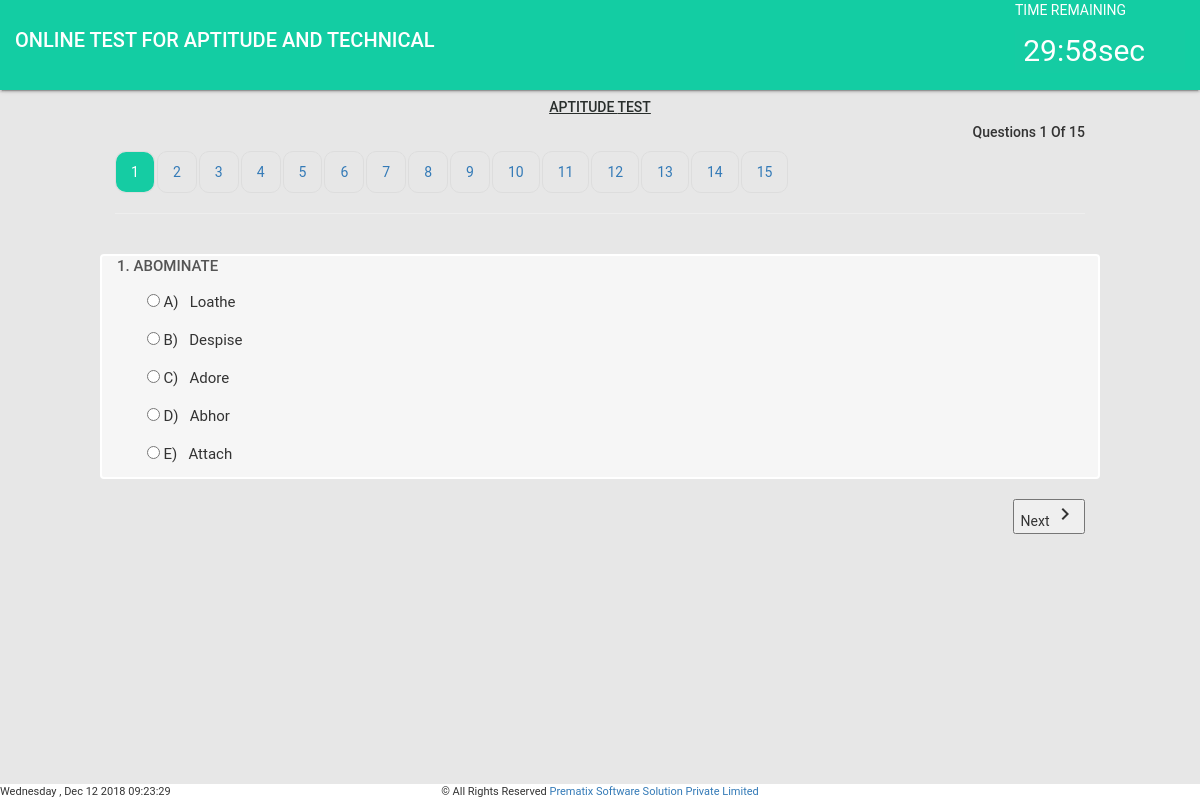
Screenshot of /onlinetest.php (signed in) with the database file from the repository.
### tables this page shows
CREATE TABLE `questiondetails` (
  `UniqueId` int(11) NOT NULL,
  `SetType` text NOT NULL,
  `TestType` text NOT NULL,
  `QuestionNo` int(11) NOT NULL,
  `QuestionDetails` text NOT NULL,
  `Option_A` text NOT NULL,
  `Option_B` text NOT NULL,
  `Option_C` text,
  `Option_D` text,
  `Option_E` text,
  `Answer` text NOT NULL,
  `CreatedBy` text NOT NULL,
  `CreatedDate` timestamp NOT NULL DEFAULT CURRENT_TIMESTAMP ON UPDATE CURRENT_TIMESTAMP,
  `QStatus` varchar(5) NOT NULL DEFAULT 'Y'
);

### onlinetest.php (the view, shortened to what this page needs)
<?php
	include_once('connection.php');
	$testtypeget=$_SESSION['testtype'];
	$settypeget=$_SESSION['settype'];
	$query=mysqli_query($con,"SELECT * FROM `questiondetails` WHERE TestType='$testtypeget' && SetType='$settypeget'");
	$icount=mysqli_num_rows($query);
?>
<!DOCTYPE html>
<html>
<head>
  	<link rel="stylesheet" href="https://maxcdn.bootstrapcdn.com/bootstrap/3.3.7/css/bootstrap.min.css">
	<link rel="stylesheet" href="https://code.getmdl.io/1.3.0/material.indigo-pink.min.css">
	<link rel="stylesheet" href="first.css">
</head>
<body>
	<div class="container">
		<div class="row card" style="background-color:#13cda3;color:#fff;">
			<div class="col-md-8">
				<p class="header_text">ONLINE TEST FOR APTITUDE AND TECHNICAL </p>
			</div>
			<div class="col-md-2">
				<p>TIME REMAINING</p>
				<div class="timedisplay">
				</div>
			</div>
		</div>
	</div>
	<div class="container" style="width: 100% !important;">
		<div class="row">
			<div class="col-sm-1 col-md-1 col-lg-1 col-xs-12">
			</div>
			<div class="col-sm-10 col-md-10 col-lg-10 col-xs-12">
				<h5 style="color: #292e2c;font-weight: 500;text-align: center;text-transform: uppercase;text-decoration: underline;"><?php echo $_SESSION['testtype'];?> Test</h5>
				<form action="#" method="post">
				<h5 style="text-align:right;">Questions <span class="crt_queno">1</span>  Of <span class="tot_que"><?php echo $icount;?></span></h5>
				  <ul class="nav nav-pills">
					<?php
					$i=0;
						while($row1=mysqli_fetch_array($query)){
						if($i==0){
					?>
				    <li class="active">
						<a data-toggle="pill" href=<?php echo '#'.$row1['QuestionNo'];?> class="<?php echo $row1['QuestionNo'];?>"><?php echo $row1['QuestionNo'];?></a>
					</li>
						<?php $i++;}else{ ?>
					<li>
						<a data-toggle="pill" class="<?php echo $row1['QuestionNo'];?>" href=<?php echo '#'.$row1['QuestionNo'];?> ><?php echo $row1['QuestionNo'];?></a>
					</li>
						<?php }}?>
					</ul>
			  <hr/>
			<div class="tab-content">
					<?php
						$query1=mysqli_query($con,"SELECT * FROM `questiondetails` WHERE  TestType='$testtypeget' && SetType='$settypeget'");
						$j=0;
						while($row1=mysqli_fetch_array($query1)){
						$query2=mysqli_query($con,"SELECT * FROM `questiondetails` WHERE TestType='$testtypeget' && SetType='$settypeget' && QuestionNo='".$row1['QuestionNo']."'");
						while($row=mysqli_fetch_array($query2)){
					?>
					<?php if($j==0){
						$j++; ?>
				    <div id=<?php echo $row['QuestionNo'];?> class="tab-pane fade in active">
					<?php }else{ ?>
					<div id=<?php echo $row['QuestionNo'];?> class="tab-pane fade">
					<?php }?>
						<br/>
						<div class="row qusdivstle">
							<div class="col-sm-12">
								<p class="qusstyle"><?php echo $row['QuestionNo'].". ".htmlentities($row['QuestionDetails']); ?></p>
								<div class="ans">
									<p>
									  <input class="with-gap" type="radio" id=<?php echo "A".$row['QuestionNo'];?> value="A" name=<?php echo $row['QuestionNo'];?> />
									  <label for=<?php echo "A".$row['QuestionNo'];?> > <?php echo "A) &nbsp; ".htmlentities($row['Option_A']);?></label>
									</p>
									<p>
									  <input class="with-gap"type="radio" id=<?php echo "B".$row['QuestionNo'];?> value="B" name=<?php echo $row['QuestionNo'];?>  />
									  <label for=<?php echo "B".$row['QuestionNo'];?>  > <?php echo "B) &nbsp; ".htmlentities($row['Option_B']);?></label>
									</p>
									<?php if($row['Option_C']!=null){?>
										<p>
										  <input class="with-gap" type="radio"  id=<?php echo "C".$row['QuestionNo'];?> value="C" name=<?php echo $row['QuestionNo'];?>  />
										  <label for=<?php echo "C".$row['QuestionNo'];?>>  <?php echo "C) &nbsp; ".htmlentities($row['Option_C']);?></label>
										</p>
									<?php }?>
									<?php if($row['Option_D']!=null){?>
										<p>
										  <input class="with-gap" type="radio"  id=<?php echo "D".$row['QuestionNo'];?> value="D" name=<?php echo $row['QuestionNo'];?>  />
										  <label for=<?php echo "D".$row['QuestionNo'];?>>  <?php echo "D) &nbsp; ".htmlentities($row['Option_D']);?></label>
										</p>
									<?php }?>
									<?php if($row['Option_E']!=null){?>
										<p>
										  <input class="with-gap" type="radio"  id=<?php echo "E".$row['QuestionNo'];?> value="E" name=<?php echo $row['QuestionNo'];?>  />
										  <label for=<?php echo "D".$row['QuestionNo'];?>>  <?php echo "E) &nbsp; ".htmlentities($row['Option_E']);?></label>
										</p>
									<?php }?>
								</div>
							</div>
						</div>
						<?php
						$qestion_count = $row['QuestionNo'];
						}
						if($qestion_count == $icount){?>
							<button class="mdl-button mdl-js-button mdl-button--raised mdl-js-ripple-effect mdl-button--accent pull-right" name="finishtest" onclick="finishedbtn();">
								Finish Test
							</button>
							<button class="mdl-button mdl-js-button mdl-button--raised mdl-js-ripple-effect mdl-button--accent prev" type="button" id=<?php echo "prev_".$qestion_count;?>>
								Previous <i class="material-icons">&#xE315;</i>
							</button>
						<?php }else{
							echo '
								<button class="mdl-button mdl-js-button mdl-button--raised mdl-js-ripple-effect mdl-button--accent pull-right next" type="button" id="next_'.$qestion_count.'">
								  Next <i class="material-icons">&#xE315;</i>
								</button>';
							}
							$query3=mysqli_query($con,"SELECT * FROM `questiondetails` WHERE TestType='$testtypeget' && SetType='$settypeget' && QuestionNo='".$row1['QuestionNo']."'");
							while($row=mysqli_fetch_array($query3)){
						?>
						<div class="clearfix"></div>
					</div>
						<?php
						}
						}
						?>
				</div>
			</div>
			<div class="col-sm-1 col-md-1 col-lg-1 col-xs-12">
			</div>
		</div>
	</div>
		<div class="container footer">
			<div class="row">
				<div class="col-md-4" style="padding: 0;text-align: left;"><p class="currenttime"></p></div>
				<div class="col-md-4" style="padding: 0;text-align: center;"><p>&copy; All Rights Reserved <a target="_blank" href="http://www.prematix.com">Prematix Software Solution Private Limited</a></p></div>
				<div class="col-md-4" style="padding: 0;text-align: right;"><p></p></div>
			</div>
		</div>
</body>
</html>

### first.css (style rules this page uses)
body, html { font-size:14px; font-family: 'Roboto','Helvetica','Arial',sans-serif!important; width: 100%; height: 100%; margin: 0; padding: 0; }
body { background-image: url(userbg.jpg); background-position: center center; background-attachment: fixed; background-size: cover; background-color:#e7e7e7; }
.container { width:100%; }
.header_text { line-height:80px; font-size:20px; font-family:Roboto; font-weight:500; color:#fff; }
.card { box-shadow: 0 2px 2px 0 rgba(0,0,0,.14), 0 3px 1px -2px rgba(0,0,0,.2), 0 1px 5px 0 rgba(0,0,0,.12); }
body { background-image: url(images/3.jpg) !important; background-position: center center; background-attachment: fixed; background-size: cover; background-color:#e7e7e7; }
.footer { position: fixed; bottom: 0; width: 100%; background: #fff; }
.footer p { font-size:11px; margin:0; }

### onlinetest.php (style rules this page uses)
.ans { padding-left: 30px; line-height: 2; }
li { border: 1px solid #ddd; border-radius: 10px; }
.nav-pills>li.active>a, .nav-pills>li.active>a:focus, .nav-pills>li.active>a:hover { color: #fff; background-color: #15cca3; border-radius: 10px; }
.timedisplay { background-color:#15cca3; color:white; font-size:30px; text-align:right; padding-right:40px; }
p { margin-bottom:10px; }
.qusdivstle { margin-bottom: 20px; background: #ffffff9e; border: 2px solid #fff; border-radius: 4px; }
.qusstyle { font-size: 15px; font-weight: 500; color: #555; }
.ans p { margin-bottom:3px; }
.ans p label { font-size: 15px; font-weight: 400; text-transform: capitalize; }

### rows the page displays
questiondetails: QuestionNo "1", QuestionDetails "ABOMINATE", Option_A "Loathe", Option_B "Despise", Option_C "Adore", Option_D "Abhor", Option_E "Attach"
questiondetails: QuestionNo "2"
questiondetails: QuestionNo "3"
questiondetails: QuestionNo "4"
questiondetails: QuestionNo "5"
questiondetails: QuestionNo "6"
questiondetails: QuestionNo "7"
questiondetails: QuestionNo "8"
questiondetails: QuestionNo "9"
questiondetails: QuestionNo "10"
questiondetails: QuestionNo "11"
questiondetails: QuestionNo "12"
questiondetails: QuestionNo "13"
questiondetails: QuestionNo "14"
questiondetails: QuestionNo "15"

### other values shown
$_SESSION['testtype'] "APTITUDE"
$icount "15"
